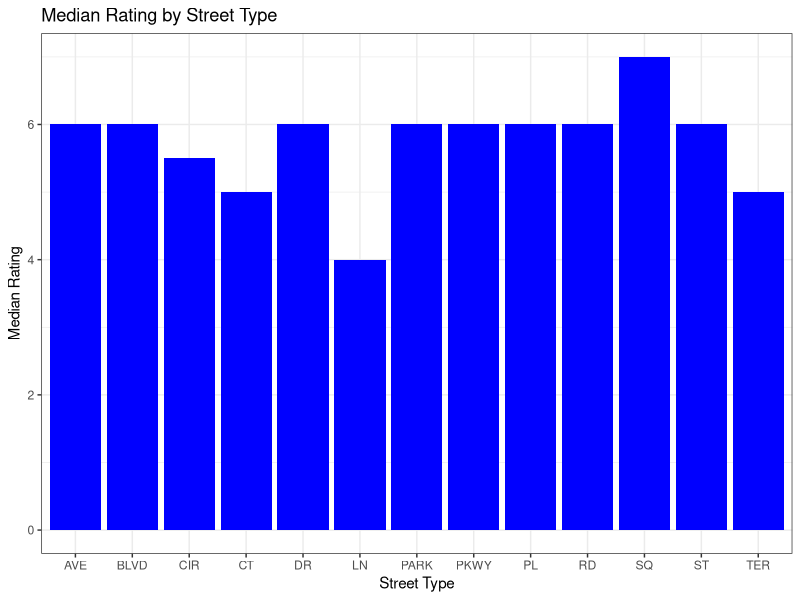

Here is the R script that generated this plot:
library(dplyr)
library(ggplot2)
potholes <- read.csv("potholes.csv", stringsAsFactors = FALSE)
head(potholes)

RoadRatings2015 <- read.csv("./data/roads/RoadRatings2015.csv", stringsAsFactors = FALSE)
head(RoadRatings2015)
medianRating <- RoadRatings2015 %>% group_by(streetType) %>% summarise(mean = mean(overall, na.rm=TRUE), median = median(overall, na.rm=TRUE)) %>% data.frame()

medianRating.plot <- ggplot(medianRating, aes(streetType, median)) +
  geom_bar(stat="identity", fill = "blue") +
  theme_bw() +
  labs(title = "Median Rating by Street Type",
       x = "Street Type",
       y = "Median Rating")
ggsave("medianRating.jpg", medianRating.plot)
